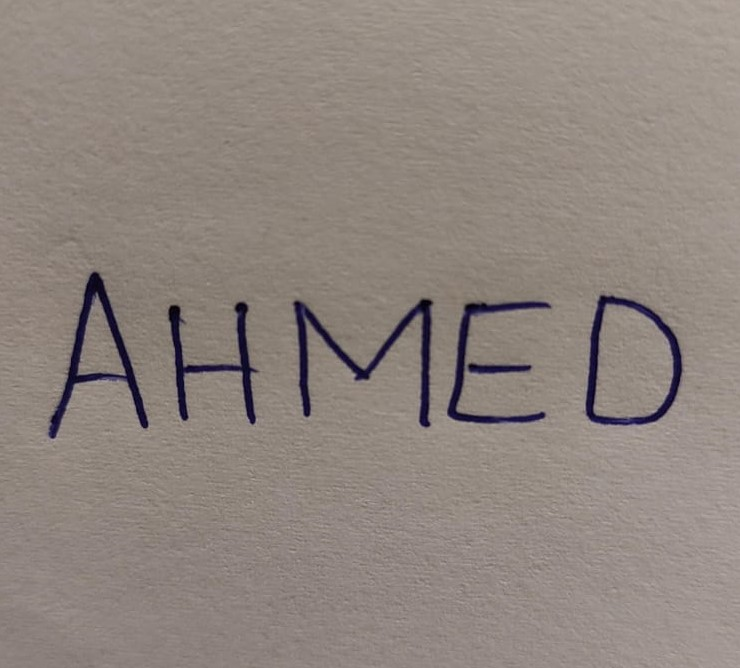
#> input picture images/ahmed2.jpeg, 740 x 668 px, found by its file name
$ python sir_code.py
#> lines starting #> are read from the running program, lines starting #| are printed output that depends on the picture; after the words box and inside, x2 and y2 are one past the last pixel; in counts of white or black regions, pixels touching at a corner belong together
import cv2
from skimage.metrics import structural_similarity as ssim
import numpy as np
# TODO add contour detection for enhanced accuracy

def removeWhiteSpace(img):
    # img = cv2.imread('ws.png') # Read in the image and convert to grayscale
    gray = cv2.cvtColor(img, cv2.COLOR_BGR2GRAY)
    gray = 255*(gray < 128).astype(np.uint8) # To invert the text to white
    coords = cv2.findNonZero(gray) # Find all non-zero points (text)
    x, y, w, h = cv2.boundingRect(coords) # Find minimum spanning bounding box
    rect = img[y:y+h, x:x+w]
    return rect

def match(path1, path2):
    # read the images
#> called with path1 = './images/ahmed2.jpeg', path2 = './images/ahmed3.jpeg'
    img1 = cv2.imread(path1)
#> img1 is the input picture: shape (668, 740, 3); mean B, G, R 126.5, 133.1, 143.3
    img2 = cv2.imread(path2)
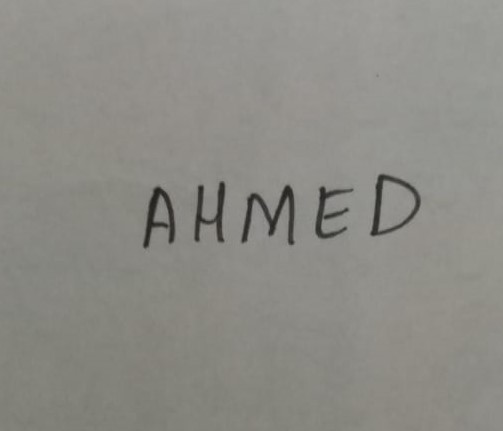
#> input picture images/ahmed3.jpeg, 503 x 431 px, found by its file name
#> img2 is the input picture: shape (431, 503, 3); mean B, G, R 134.1, 139.8, 140.7
    img1 = removeWhiteSpace(img1)
#> in removeWhiteSpace, `gray = 255*(gray < 128).astype(np.uint8)`:
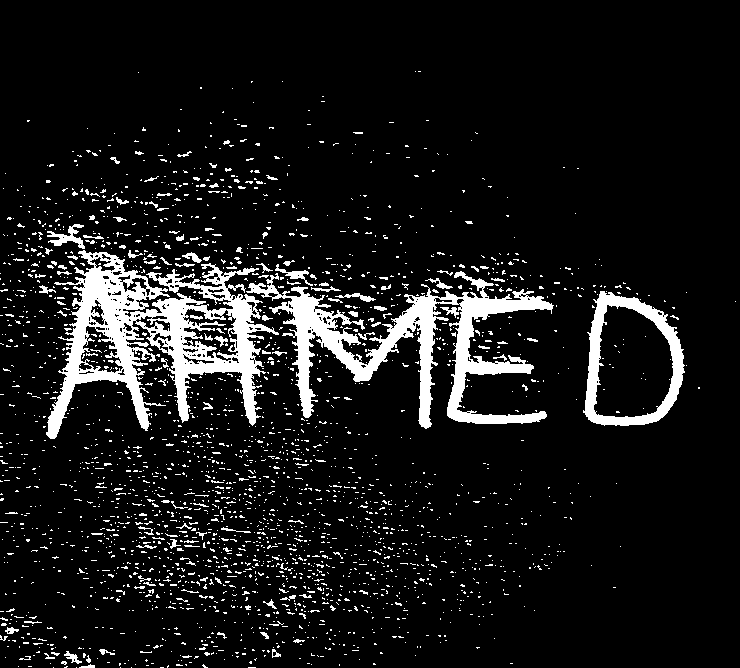
#> gray: shape (668, 740); 9.3% white; 2518 white regions (2391 under 20 px), largest, box (x1, y1, x2, y2) and area: (46, 250, 279, 439) 15467, (246, 271, 554, 429) 12282, (583, 291, 685, 426) 3782
#> in removeWhiteSpace, `coords = cv2.findNonZero(gray)`: coords = contour of 46210 points, box (x1, y1, x2, y2) (0, 71, 736, 668), area 42829
#> in removeWhiteSpace, `x, y, w, h = cv2.boundingRect(coords)`: x = 0; y = 71; w = 736; h = 597
#> in removeWhiteSpace, `rect = img[y:y+h, x:x+w]`:
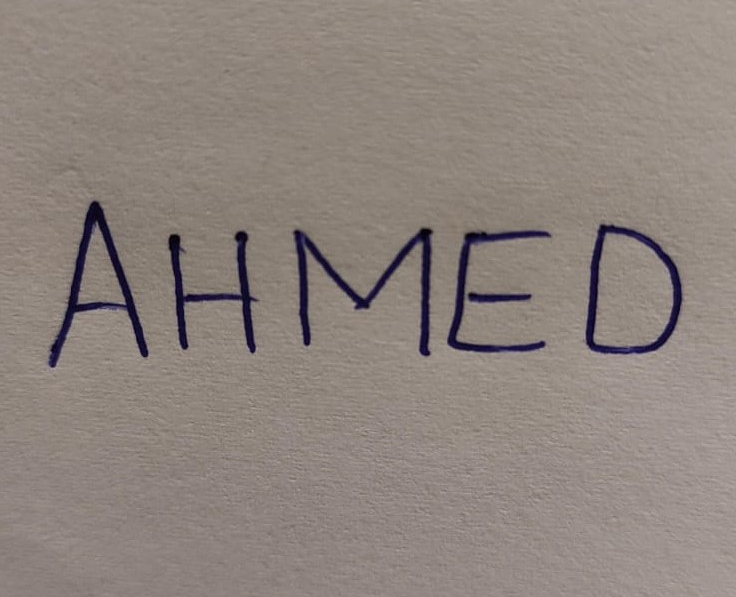
#> rect: shape (597, 736, 3); mean B, G, R 125.3, 131.6, 141.9
    img2 = removeWhiteSpace(img2)
#> in removeWhiteSpace (call 2), `gray = 255*(gray < 128).astype(np.uint8)`:
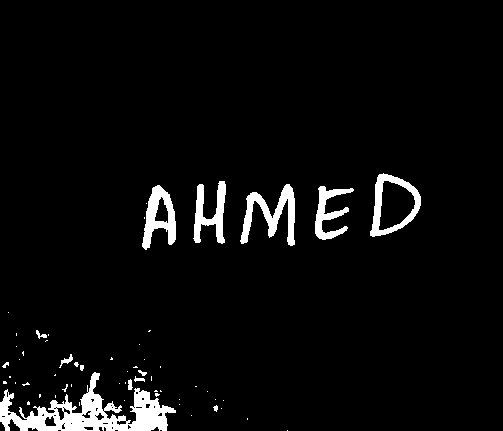
#> gray: shape (431, 503); 4.5% white; 59 white regions (45 under 20 px), largest, box (x1, y1, x2, y2) and area: (0, 372, 176, 431) 4005, (240, 184, 295, 246) 1322, (142, 185, 176, 250) 1098
#> in removeWhiteSpace (call 2), `coords = cv2.findNonZero(gray)`: coords = contour of 9764 points, box (x1, y1, x2, y2) (0, 173, 421, 431), area 51869
#> in removeWhiteSpace (call 2), `x, y, w, h = cv2.boundingRect(coords)`: y = 173; w = 421; h = 258
#> in removeWhiteSpace (call 2), `rect = img[y:y+h, x:x+w]`:
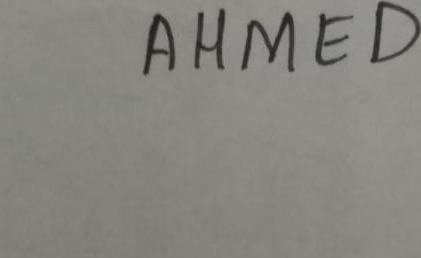
#> rect: shape (258, 421, 3); mean B, G, R 127, 133.2, 133.9
    # turn images to grayscale
    img1 = cv2.cvtColor(img1, cv2.COLOR_BGR2GRAY)
#> img1: shape (597, 736)
    img2 = cv2.cvtColor(img2, cv2.COLOR_BGR2GRAY)
#> img2: shape (258, 421)
    # resize images for comparison
    img1 = cv2.resize(img1, (300, 300))
#> img1: shape (300, 300)
    img2 = cv2.resize(img2, (300, 300))
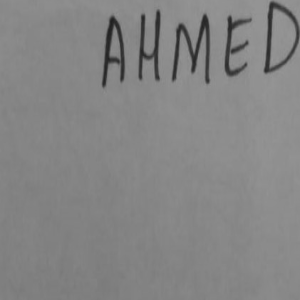
#> img2: shape (300, 300); min 32, max 151, mean 132.7
    # display both images

    cv2.waitKey(0)
    cv2.destroyAllWindows()
    similarity_value = "{:.2f}".format(ssim(img1, img2,gaussian_weights = True,sigma= 1.2,use_sample_covariance = False)*100)
#> similarity_value = '67.73'
    # print("answer is ", float(similarity_value),
    #       "type=", type(similarity_value))
    font                   = cv2.FONT_HERSHEY_SIMPLEX
    bottomLeftCornerOfText = (150,280)
    fontScale              = 0.60
    fontColor              = (0,0,0)
    thickness              = 1
    lineType               = 2

    cv2.putText(img1,'Score'+similarity_value,
        bottomLeftCornerOfText,
        font,
        fontScale,
        fontColor,
        thickness,
        lineType)
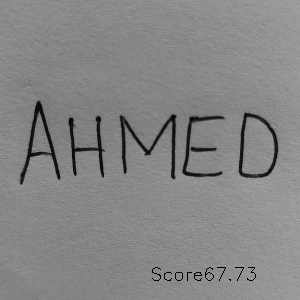
#> img1: shape (300, 300); min 0, max 169, mean 133.6

    cv2.imshow("Student writing", img1)
    cv2.imshow("Teacher writing", img2)


    cv2.waitKey(0)
    return float(similarity_value)


path1 = './images/ahmed2.jpeg'
path2 = './images/ahmed3.jpeg'
similarity_value = match(path1,path2)
#> similarity_value = 67.73
print(similarity_value)
#| 67.73
